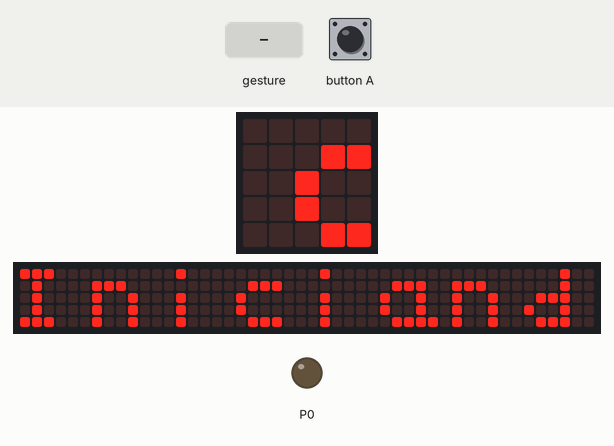
Simulated run of this program. Board: BBC micro:bit (MakeCode). Shown: the board's 5×5 LED display, a strip that is not on the board, showing the scrolling text unrolled, output pins drawn as LEDs (lit = HIGH). The test bench sets the inputs (shaded band). The 48×5 strip is a reading aid, not a part: it shows the text the display is scrolling, unrolled, one strip-width of it at a time.

Above: at 5.0 s.
5.1 s: sound turns loud
At 8.9 s:
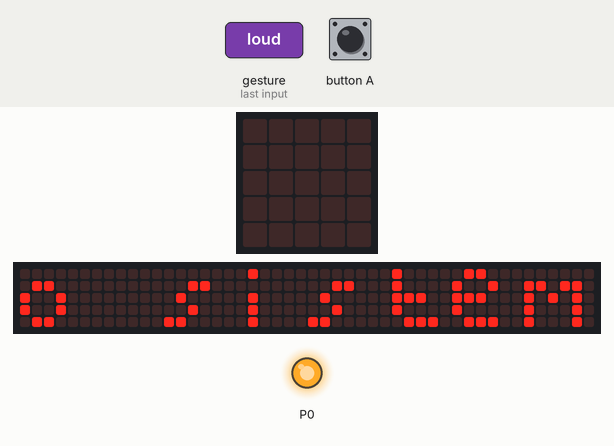
At 48.1 s:
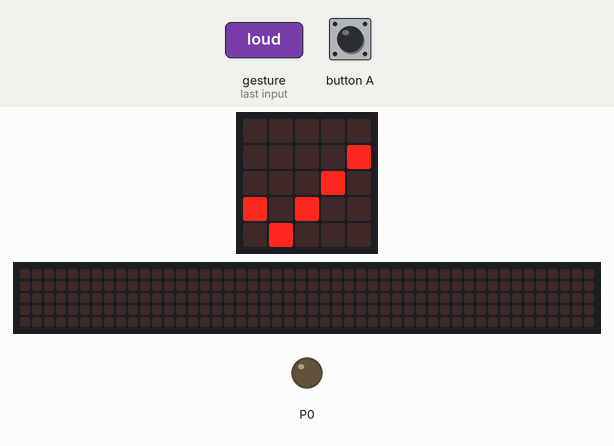
Timing chart, 0 to 49.2 s (numbered marks = the images above; inputs shaded):
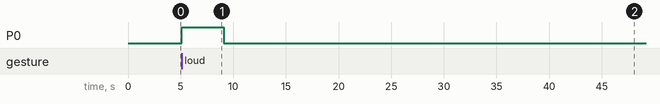

The program:

main.ts
```typescript
input.onButtonPressed(Button.A, function () {
    basic.showString("Exceso de ruido hoy=")
    basic.showNumber(0)
})
input.onSound(DetectedSound.Loud, function () {
    for (let index = 0; index < 4; index++) {
        pins.digitalWritePin(DigitalPin.P0, 1)
        basic.pause(1000)
        pins.digitalWritePin(DigitalPin.P0, 0)
    }
})
basic.showString("Iniciando sistema de control de sonido y temperatura")
basic.showLeds(`
    . . . . .
    . . . . #
    . . . # .
    # . # . .
    . # . . .
    `)
basic.forever(function () {

})
```

test.ts
```typescript
// aquí va el archivo "tests"; esto no se compilará cuando este paquete se utilice como una extensión.
```

Measured:
- after the input at 5.1 s, P0: LOW → HIGH at once, → LOW 4.0 s later
- what the display in image 1 shows lasts 0.6 s, from 8.6 s to 9.2 s
